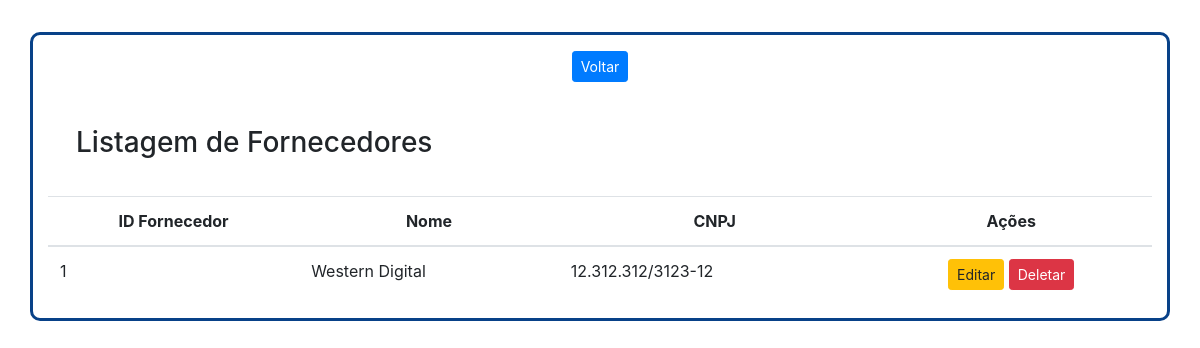
The app's page /fornecedor/listagem_fornecedor.php with its own data.
### tables this page shows
CREATE TABLE `fornecedor` (
  `id` int(11) NOT NULL AUTO_INCREMENT,
  `nome` varchar(45) NOT NULL,
  `cnpj` varchar(45) NOT NULL,
  PRIMARY KEY (`id`)
);

### fornecedor/listagem_fornecedor.php (the view, shortened to what this page needs)
<!DOCTYPE html>
<html>
<head>
	<link rel="stylesheet" href="https://stackpath.bootstrapcdn.com/bootstrap/4.1.3/css/bootstrap.min.css">
	<link rel="stylesheet" type="text/css" href="../css/style.css">
</head>
<body>
	<div class="container" id="table">
		<div class="container text-center" style="padding: 1em;">
			<a href="../index.php" class="btn btn btn-primary btn-sm" >Voltar</a>
		</div>
		<h3 style="padding: 1em;">Listagem de Fornecedores</h3>
		<table class="table">
			<thead class="text-center">
				<tr>
					<th scope="col">ID Fornecedor</th>
					<th scope="col">Nome</th>
					<th scope="col">CNPJ</th>
					<th scope="col">Ações</th>
				</tr>
			</thead>
			<?php
			include '../conexao_db/conexao.php';
			$queryFornecedor = "SELECT * FROM curso_udemy.fornecedor";
			$search = mysqli_query($conexao,$queryFornecedor);
			while($credenciaisFornecedor = mysqli_fetch_array($search)){
				$idFornecedor = $credenciaisFornecedor['id'];
				$nomeFornecedor = $credenciaisFornecedor['nome'];
				$cnpjFornecedor = $credenciaisFornecedor['cnpj'];
			?>
			<tbody class="table">
				<tr>
				<td><?php echo $idFornecedor ?></td>
				<td><?php echo $nomeFornecedor ?></td>
				<td><?php echo $cnpjFornecedor ?></td>
				<td>
					<div class="text-center">
						<a class="btn btn-warning btn-sm" href="#">Editar</a>
						<a class="btn btn-danger btn-sm" href="#">Deletar</a>
					</div>
				</td>
				<?php } ?>
			</tr>
			</tbody>
		</table>
	</div>
</body>
</html>

### css/style.css (style rules this page uses)
#table { width: 100%; margin-top: 2em; border-style: solid; border-radius: 10px; border-color: #084188; }

### records on screen
fornecedor: id "1", nome "Western Digital", cnpj "12.312.312/3123-12"
